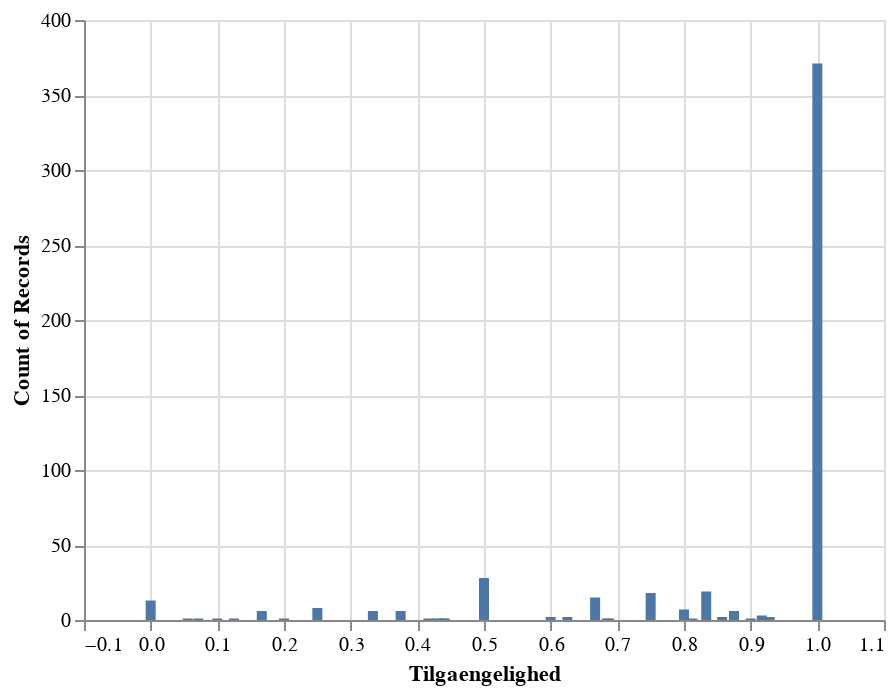

The cell this chart's notebook holds for it:
### Markdown cell above
Dernæst kan vi forsøge at oprette variablen tilgængelighed

### Code cell
#@title visning af tilgængelighed
import altair as alt
import pandas as pd


data=data_station.transpose()

alt.Chart(data).mark_bar().encode(
    x='Tilgaengelighed:Q',
    y='count()'
).transform_calculate(
    Tilgaengelighed='datum.Available_charging_points/datum.Number_charging_points',


)

### Figure 1 — Vega-Lite specification as saved in the notebook (floating-point values rounded to 4 significant figures; data arrays with more than 128 entries replaced by an {"elided": "..."} marker saying what was removed)
{"config": {"view": {"continuousWidth": 400, "continuousHeight": 300}}, "data": {"name": "data-fa8fbf2aecce539f06359f7431aeb80d"}, "mark": "bar", "encoding": {"x": {"type": "quantitative", "field": "Tilgaengelighed"}, "y": {"type": "quantitative", "aggregate": "count"}}, "transform": [{"calculate": "datum.Available_charging_points/datum.Number_charging_points", "as": "Tilgaengelighed"}], "$schema": "https://vega.github.io/schema/vega-lite/v4.8.1.json", "datasets": {"data-fa8fbf2aecce539f06359f7431aeb80d": {"elided": "527 records"}}}
